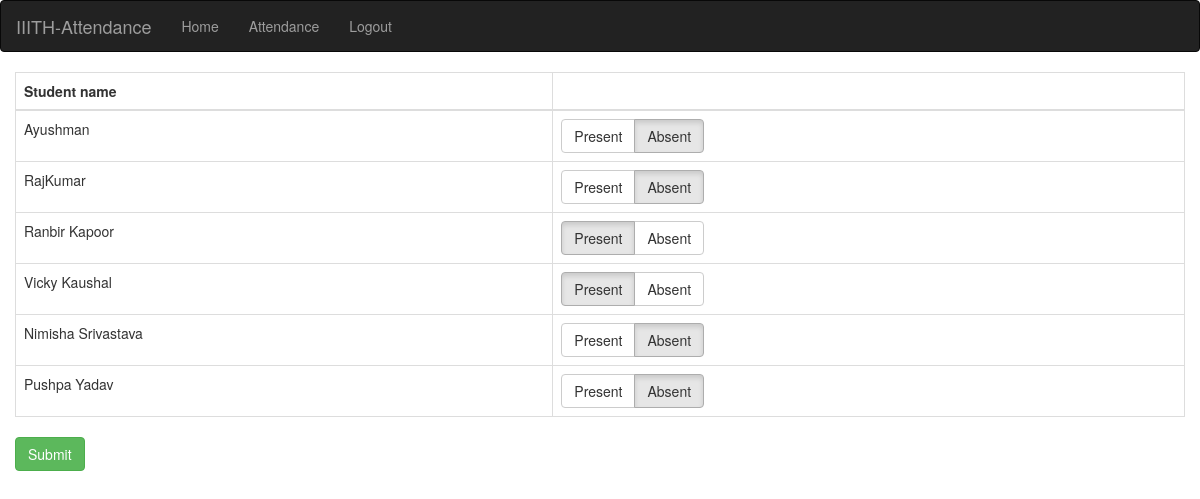
Screenshot of /info/teacher/1549/Edit_att/ (signed in) with the database file from the repository.
### info/models.py (models this page shows, shortened)
class Attendance(models.Model):
    course = models.ForeignKey(Course, on_delete=models.CASCADE)
    student = models.ForeignKey(Student, on_delete=models.CASCADE)
    attendanceclass = models.ForeignKey(AttendanceClass, on_delete=models.CASCADE, default=1)
    date = models.DateField(default='2020-1-1')
    status = models.BooleanField(default='True')

class Student(models.Model):
    user = models.OneToOneField(User, on_delete=models.CASCADE, null=True)
    class_id = models.ForeignKey(Class, on_delete=models.CASCADE, default=1)
    USN = models.CharField(primary_key='True', max_length=100)
    name = models.CharField(max_length=200)
    sex = models.CharField(max_length=50, choices=sex_choice, default='Male')
    DOB = models.DateField(default='1998-01-01')

### info/views.py (the view)
# urls.py: path('teacher/<int:ass_c_id>/Edit_att/', views.edit_att, name='edit_att'),
@login_required()
def edit_att(request, ass_c_id):
    assc = get_object_or_404(AttendanceClass, id=ass_c_id)
    cr = assc.assign.course
    att_list = Attendance.objects.filter(attendanceclass=assc, course=cr)
    context = {
        'assc': assc,
        'att_list': att_list,
    }
    return render(request, 'info/t_edit_att.html', context)

### info/models.py (called while the page is built)
    @property
    def is_student(self):
        if hasattr(self, 'student'):
            return True
        return False

### info/templates/info/t_edit_att.html (shortened to what this page needs)
{% extends 'info/base.html' %}
{% block content %}
<form action="{% url 'confirm' assc.id %}" method="post">
    <div class="card mb-3">
        <div class="card-body">
          <div class="table-responsive">
            <table class="table table-bordered" id="dataTable" width="100%" cellspacing="0">
              <thead>
                <tr>
                    <th>Student name</th>
                    <th></th>
                </tr>
              </thead>
                <tbody>
                    {% for att in att_list %}
                    <tr>
                    <td>{{att.student.name}}</td>
                    <td>
                        <div class="btn-group btn-group-toggle" data-toggle="buttons">
                                {% if att.status %}
                                <label class="btn btn-default active">
                                    <input type="radio" name="{{ att.student.USN }}" id="option1" autocomplete="off" value="present" checked> Present
                                </label>
                                <label class="btn btn-default">
                                    <input type="radio" name="{{ att.student.USN }}" id="option2" autocomplete="off" value="absent"> Absent
                                </label>
                                {% else %}
                                <label class="btn btn-default">
                                    <input type="radio" name="{{ att.student.USN }}" id="option1" autocomplete="off" value="present" > Present
                                </label>
                                <label class="btn btn-default active">
                                    <input type="radio" name="{{ att.student.USN }}" id="option2" autocomplete="off" value="absent" checked> Absent
                                </label>
                                {% endif %}
                        </div>
                    </td>
                    </tr>
                {% endfor %}
                </tbody>
            </table>
          </div>
        </div>
      </div>
    <input class="btn btn-success" type="submit" value="Submit">
</form>
{% endblock %}

### rows the page displays
Attendance: student.name "Ayushman"
Attendance: student.name "RajKumar"
Attendance: student.name "Ranbir Kapoor"
Attendance: student.name "Vicky Kaushal"
Attendance: student.name "Nimisha Srivastava"
Attendance: student.name "Pushpa Yadav"
